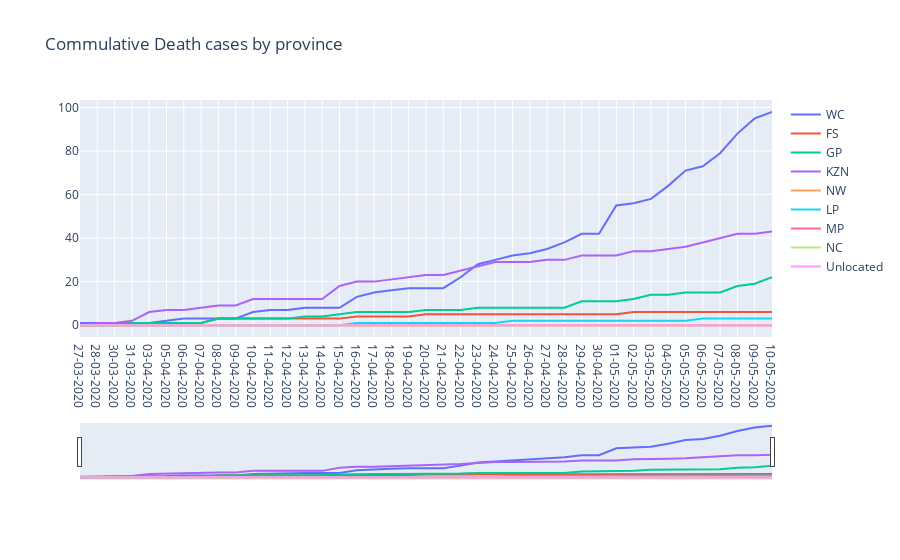

Notebook cell for this chart:
### Code cell
#Commulative cases by province


fig = go.Figure()
fig_comm.add_trace(
    go.Scatter(
        y=df_death['EC'],
        x=df_death.date,
        name= 'EC'
    ))
fig.add_trace(
    go.Scatter(
        y=df_death['WC'],
        x=df_death.date,
        name= 'WC'
    ))
fig.add_trace(
    go.Scatter(
        y=df_death['FS'],
        x=df_death.date,
        name= 'FS'
    ))
fig.add_trace(
    go.Scatter(
        y=df_death['GP'],
        x=df_death.date,
        name= 'GP'
    ))
fig.add_trace(
    go.Scatter(
        y=df_death['KZN'],
        x=df_death.date,
        name= "KZN"
    ))
fig.add_trace(
    go.Scatter(
        y=df_death['NW'],
        x=df_death.date,
        name= 'NW'
    ))
fig.add_trace(
    go.Scatter(
        y=df_death['LP'],
        x=df_death.date,
        name= 'LP'
    ))
fig.add_trace(
    go.Scatter(
        y=df_death['MP'],
        x=df_death.date,
        name= 'MP'
    ))
fig.add_trace(
    go.Scatter(
        y=df_death['NC'],
        x=df_death.date,
        name= 'NC'
    ))
fig.add_trace(
    go.Scatter(
        y=df_death['UNKNOWN'],
        x=df_death.date,
        name='Unlocated'
    ))
# fig.add_trace(
#     go.Scatter(
#         y=df_death['total'],
#         x=df_death.date,
#         name='Total Confirmed in SA'
#     ))

fig.update_layout(hovermode='x',
                       title = 'Commulative Death cases by province',
                       xaxis=dict(
                         rangeslider=dict(
                             visible = True),
                           
       
                       
    ))

### Figure 1 — Plotly figure (JSON) as saved in the notebook; plotly's stock layout.template omitted (floating-point values rounded to 4 significant figures)
{"data": [{"name": "WC", "type": "scatter", "x": ["27-03-2020", "28-03-2020", "30-03-2020", "31-03-2020", "03-04-2020", "05-04-2020", "06-04-2020", "07-04-2020", "08-04-2020", "09-04-2020", "10-04-2020", "11-04-2020", "12-04-2020", "13-04-2020", "14-04-2020", "15-04-2020", "16-04-2020", "17-04-2020", "18-04-2020", "19-04-2020", "20-04-2020", "21-04-2020", "22-04-2020", "23-04-2020", "24-04-2020", "25-04-2020", "26-04-2020", "27-04-2020", "28-04-2020", "29-04-2020", "30-04-2020", "01-05-2020", "02-05-2020", "03-05-2020", "04-05-2020", "05-05-2020", "06-05-2020", "07-05-2020", "08-05-2020", "09-05-2020", "10-05-2020"], "y": [1, 1, 1, 1, 1, 2, 3, 3, 3, 3, 6, 7, 7, 8, 8, 8, 13, 15, 16, 17, 17, 17, 22, 28, 30, 32, 33, 35, 38, 42, 42, 55, 56, 58, 64, 71, 73, 79, 88, 95, 98]}, {"name": "FS", "type": "scatter", "x": ["27-03-2020", "28-03-2020", "30-03-2020", "31-03-2020", "03-04-2020", "05-04-2020", "06-04-2020", "07-04-2020", "08-04-2020", "09-04-2020", "10-04-2020", "11-04-2020", "12-04-2020", "13-04-2020", "14-04-2020", "15-04-2020", "16-04-2020", "17-04-2020", "18-04-2020", "19-04-2020", "20-04-2020", "21-04-2020", "22-04-2020", "23-04-2020", "24-04-2020", "25-04-2020", "26-04-2020", "27-04-2020", "28-04-2020", "29-04-2020", "30-04-2020", "01-05-2020", "02-05-2020", "03-05-2020", "04-05-2020", "05-05-2020", "06-05-2020", "07-05-2020", "08-05-2020", "09-05-2020", "10-05-2020"], "y": [0, 0, 1, 1, 1, 1, 1, 1, 3, 3, 3, 3, 3, 3, 3, 3, 4, 4, 4, 4, 5, 5, 5, 5, 5, 5, 5, 5, 5, 5, 5, 5, 6, 6, 6, 6, 6, 6, 6, 6, 6]}, {"name": "GP", "type": "scatter", "x": ["27-03-2020", "28-03-2020", "30-03-2020", "31-03-2020", "03-04-2020", "05-04-2020", "06-04-2020", "07-04-2020", "08-04-2020", "09-04-2020", "10-04-2020", "11-04-2020", "12-04-2020", "13-04-2020", "14-04-2020", "15-04-2020", "16-04-2020", "17-04-2020", "18-04-2020", "19-04-2020", "20-04-2020", "21-04-2020", "22-04-2020", "23-04-2020", "24-04-2020", "25-04-2020", "26-04-2020", "27-04-2020", "28-04-2020", "29-04-2020", "30-04-2020", "01-05-2020", "02-05-2020", "03-05-2020", "04-05-2020", "05-05-2020", "06-05-2020", "07-05-2020", "08-05-2020", "09-05-2020", "10-05-2020"], "y": [0, 0, 0, 1, 1, 1, 1, 1, 3, 3, 3, 3, 3, 4, 4, 5, 6, 6, 6, 6, 7, 7, 7, 8, 8, 8, 8, 8, 8, 11, 11, 11, 12, 14, 14, 15, 15, 15, 18, 19, 22]}, {"name": "KZN", "type": "scatter", "x": ["27-03-2020", "28-03-2020", "30-03-2020", "31-03-2020", "03-04-2020", "05-04-2020", "06-04-2020", "07-04-2020", "08-04-2020", "09-04-2020", "10-04-2020", "11-04-2020", "12-04-2020", "13-04-2020", "14-04-2020", "15-04-2020", "16-04-2020", "17-04-2020", "18-04-2020", "19-04-2020", "20-04-2020", "21-04-2020", "22-04-2020", "23-04-2020", "24-04-2020", "25-04-2020", "26-04-2020", "27-04-2020", "28-04-2020", "29-04-2020", "30-04-2020", "01-05-2020", "02-05-2020", "03-05-2020", "04-05-2020", "05-05-2020", "06-05-2020", "07-05-2020", "08-05-2020", "09-05-2020", "10-05-2020"], "y": [0, 1, 1, 2, 6, 7, 7, 8, 9, 9, 12, 12, 12, 12, 12, 18, 20, 20, 21, 22, 23, 23, 25, 27, 29, 29, 29, 30, 30, 32, 32, 32, 34, 34, 35, 36, 38, 40, 42, 42, 43]}, {"name": "NW", "type": "scatter", "x": ["27-03-2020", "28-03-2020", "30-03-2020", "31-03-2020", "03-04-2020", "05-04-2020", "06-04-2020", "07-04-2020", "08-04-2020", "09-04-2020", "10-04-2020", "11-04-2020", "12-04-2020", "13-04-2020", "14-04-2020", "15-04-2020", "16-04-2020", "17-04-2020", "18-04-2020", "19-04-2020", "20-04-2020", "21-04-2020", "22-04-2020", "23-04-2020", "24-04-2020", "25-04-2020", "26-04-2020", "27-04-2020", "28-04-2020", "29-04-2020", "30-04-2020", "01-05-2020", "02-05-2020", "03-05-2020", "04-05-2020", "05-05-2020", "06-05-2020", "07-05-2020", "08-05-2020", "09-05-2020", "10-05-2020"], "y": [0, 0, 0, 0, 0, 0, 0, 0, 0, 0, 0, 0, 0, 0, 0, 0, 0, 0, 0, 0, 0, 0, 0, 0, 0, 0, 0, 0, 0, 0, 0, 0, 0, 0, 0, 0, 0, 0, 0, 0, 0]}, {"name": "LP", "type": "scatter", "x": ["27-03-2020", "28-03-2020", "30-03-2020", "31-03-2020", "03-04-2020", "05-04-2020", "06-04-2020", "07-04-2020", "08-04-2020", "09-04-2020", "10-04-2020", "11-04-2020", "12-04-2020", "13-04-2020", "14-04-2020", "15-04-2020", "16-04-2020", "17-04-2020", "18-04-2020", "19-04-2020", "20-04-2020", "21-04-2020", "22-04-2020", "23-04-2020", "24-04-2020", "25-04-2020", "26-04-2020", "27-04-2020", "28-04-2020", "29-04-2020", "30-04-2020", "01-05-2020", "02-05-2020", "03-05-2020", "04-05-2020", "05-05-2020", "06-05-2020", "07-05-2020", "08-05-2020", "09-05-2020", "10-05-2020"], "y": [0, 0, 0, 0, 0, 0, 0, 0, 0, 0, 0, 0, 0, 0, 0, 0, 1, 1, 1, 1, 1, 1, 1, 1, 1, 2, 2, 2, 2, 2, 2, 2, 2, 2, 2, 2, 3, 3, 3, 3, 3]}, {"name": "MP", "type": "scatter", "x": ["27-03-2020", "28-03-2020", "30-03-2020", "31-03-2020", "03-04-2020", "05-04-2020", "06-04-2020", "07-04-2020", "08-04-2020", "09-04-2020", "10-04-2020", "11-04-2020", "12-04-2020", "13-04-2020", "14-04-2020", "15-04-2020", "16-04-2020", "17-04-2020", "18-04-2020", "19-04-2020", "20-04-2020", "21-04-2020", "22-04-2020", "23-04-2020", "24-04-2020", "25-04-2020", "26-04-2020", "27-04-2020", "28-04-2020", "29-04-2020", "30-04-2020", "01-05-2020", "02-05-2020", "03-05-2020", "04-05-2020", "05-05-2020", "06-05-2020", "07-05-2020", "08-05-2020", "09-05-2020", "10-05-2020"], "y": [0, 0, 0, 0, 0, 0, 0, 0, 0, 0, 0, 0, 0, 0, 0, 0, 0, 0, 0, 0, 0, 0, 0, 0, 0, 0, 0, 0, 0, 0, 0, 0, 0, 0, 0, 0, 0, 0, 0, 0, 0]}, {"name": "NC", "type": "scatter", "x": ["27-03-2020", "28-03-2020", "30-03-2020", "31-03-2020", "03-04-2020", "05-04-2020", "06-04-2020", "07-04-2020", "08-04-2020", "09-04-2020", "10-04-2020", "11-04-2020", "12-04-2020", "13-04-2020", "14-04-2020", "15-04-2020", "16-04-2020", "17-04-2020", "18-04-2020", "19-04-2020", "20-04-2020", "21-04-2020", "22-04-2020", "23-04-2020", "24-04-2020", "25-04-2020", "26-04-2020", "27-04-2020", "28-04-2020", "29-04-2020", "30-04-2020", "01-05-2020", "02-05-2020", "03-05-2020", "04-05-2020", "05-05-2020", "06-05-2020", "07-05-2020", "08-05-2020", "09-05-2020", "10-05-2020"], "y": [0, 0, 0, 0, 0, 0, 0, 0, 0, 0, 0, 0, 0, 0, 0, 0, 0, 0, 0, 0, 0, 0, 0, 0, 0, 0, 0, 0, 0, 0, 0, 0, 0, 0, 0, 0, 0, 0, 0, 0, 0]}, {"name": "Unlocated", "type": "scatter", "x": ["27-03-2020", "28-03-2020", "30-03-2020", "31-03-2020", "03-04-2020", "05-04-2020", "06-04-2020", "07-04-2020", "08-04-2020", "09-04-2020", "10-04-2020", "11-04-2020", "12-04-2020", "13-04-2020", "14-04-2020", "15-04-2020", "16-04-2020", "17-04-2020", "18-04-2020", "19-04-2020", "20-04-2020", "21-04-2020", "22-04-2020", "23-04-2020", "24-04-2020", "25-04-2020", "26-04-2020", "27-04-2020", "28-04-2020", "29-04-2020", "30-04-2020", "01-05-2020", "02-05-2020", "03-05-2020", "04-05-2020", "05-05-2020", "06-05-2020", "07-05-2020", "08-05-2020", "09-05-2020", "10-05-2020"], "y": [0, 0, 0, 0, 0, 0, 0, 0, 0, 0, 0, 0, 0, 0, 0, 0, 0, 0, 0, 0, 0, 0, 0, 0, 0, 0, 0, 0, 0, 0, 0, 0, 0, 0, 0, 0, 0, 0, 0, 0, 0]}], "layout": {"hovermode": "x", "title": {"text": "Commulative Death cases by province"}, "xaxis": {"rangeslider": {"visible": true}}}}
